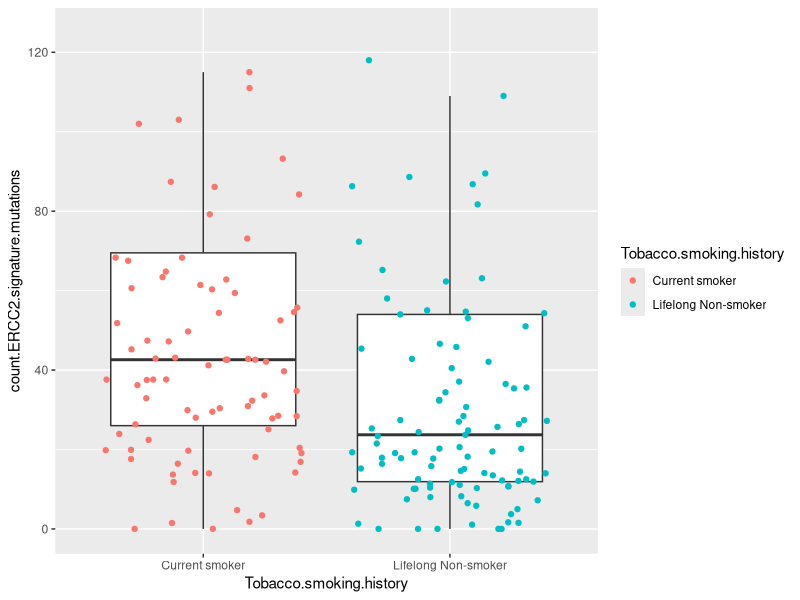
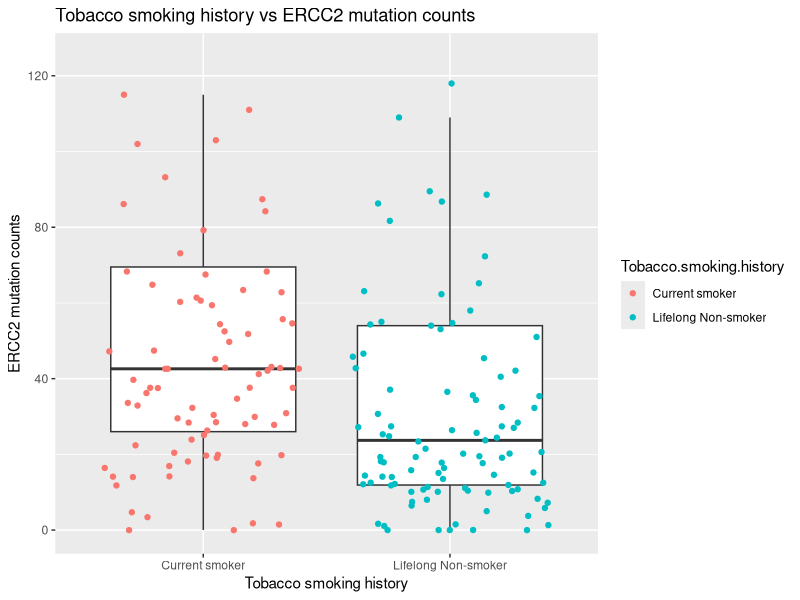
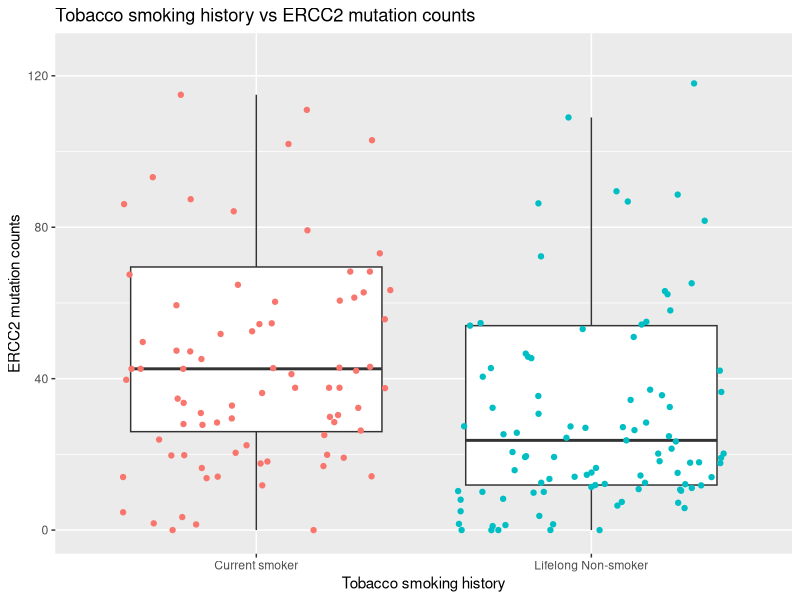
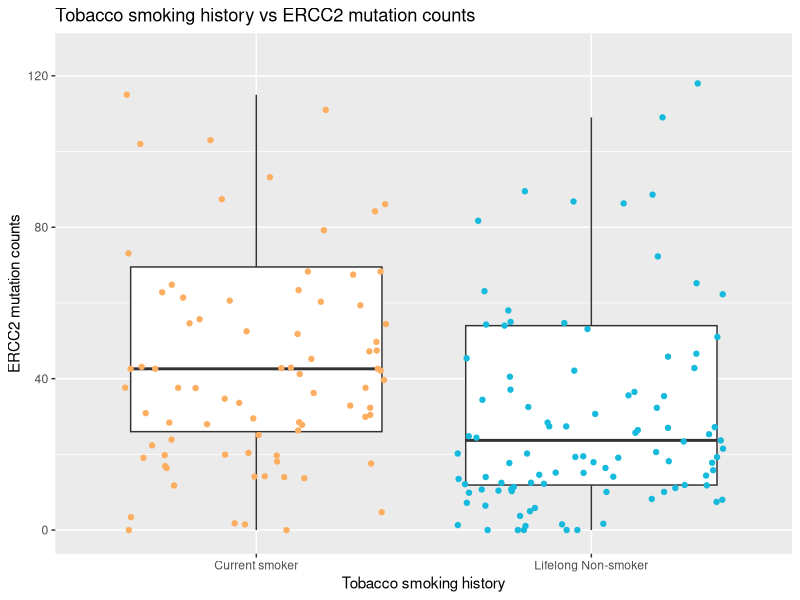
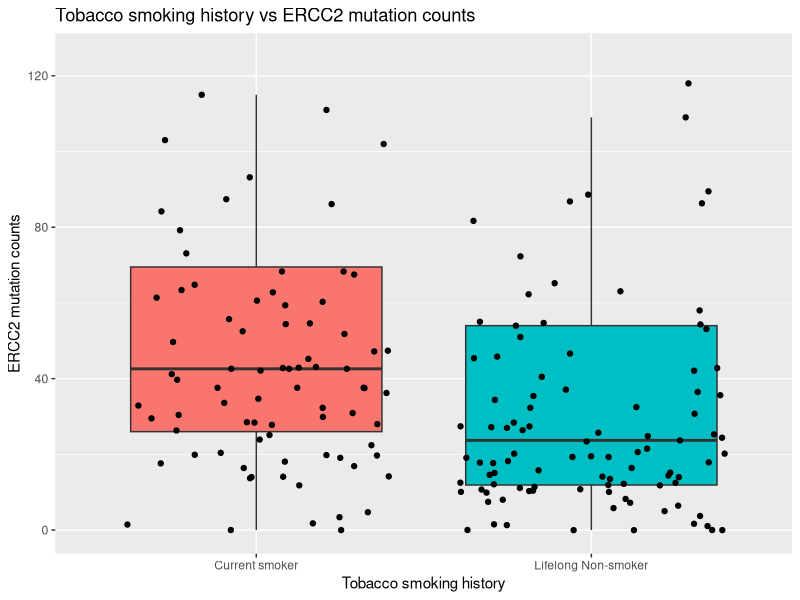
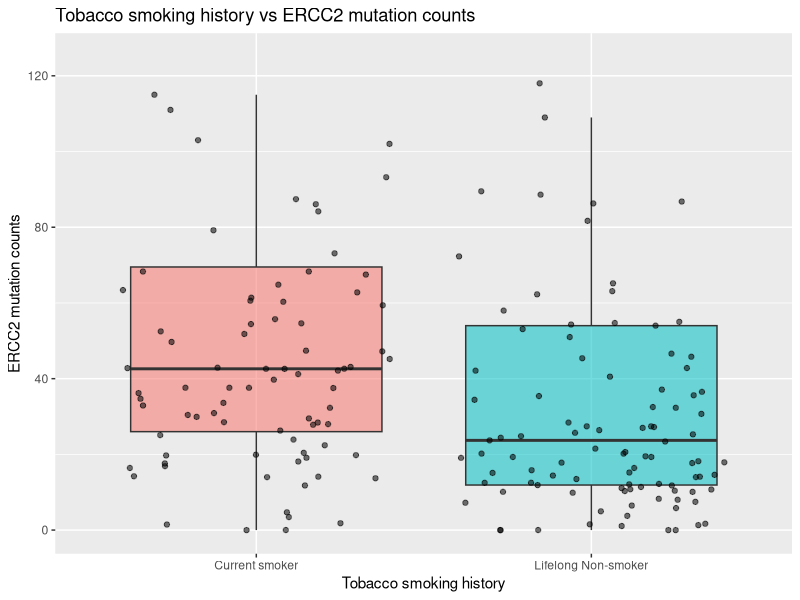
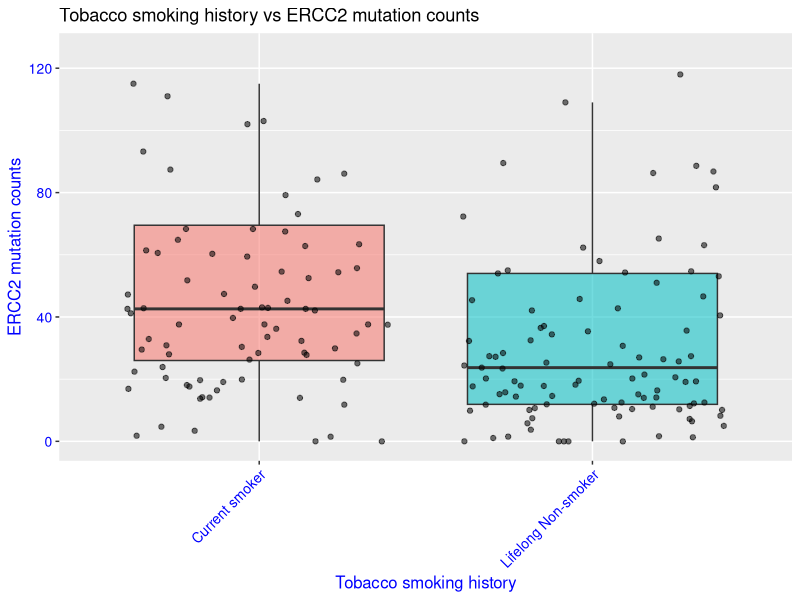
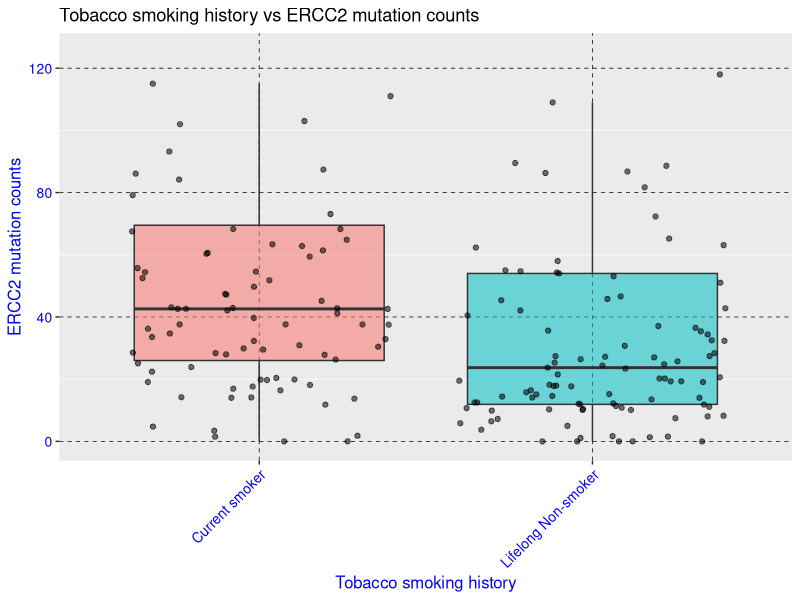

The R source for these figures, in order:
## ---- chunk 1
rm(list = ls())
## ---- chunk 2
library(tidyverse) 
library(palmerpenguins) 
penguins <- penguins
clinical <- read_csv("clinical.csv", show_col_types = FALSE)
## ---- chunk 3
barcode_TSH_ERCC2_count_data <- clinical %>% 
  select(barcode, Tobacco.smoking.history, count.ERCC2.signature.mutations) %>%
  filter(!is.na(count.ERCC2.signature.mutations)) %>% # remove NAs
  filter(Tobacco.smoking.history %in% c("Current smoker", "Lifelong Non-smoker")) # filter
## ---- chunk 4
ggplot(data = barcode_TSH_ERCC2_count_data) + 
  aes(x = Tobacco.smoking.history, y = count.ERCC2.signature.mutations) + 
  geom_boxplot(outlier.shape = NA) + coord_cartesian(ylim = c(0, 125)) +
  geom_jitter(aes(color=Tobacco.smoking.history))
## ---- chunk 5
ggplot(data = barcode_TSH_ERCC2_count_data) + 
  aes(x = Tobacco.smoking.history, y = count.ERCC2.signature.mutations) + 
  geom_boxplot(outlier.shape = NA) + coord_cartesian(ylim = c(0, 125)) +
  geom_jitter(aes(color=Tobacco.smoking.history)) + 
  ggtitle("Tobacco smoking history vs ERCC2 mutation counts") + 
  labs(y = "ERCC2 mutation counts", x = "Tobacco smoking history")
## ---- chunk 6
ggplot(data = barcode_TSH_ERCC2_count_data) + 
  aes(x = Tobacco.smoking.history, y = count.ERCC2.signature.mutations) + 
  geom_boxplot(outlier.shape = NA) + coord_cartesian(ylim = c(0, 125)) +
  geom_jitter(aes(color=Tobacco.smoking.history)) + 
  ggtitle("Tobacco smoking history vs ERCC2 mutation counts") + 
  labs(y = "ERCC2 mutation counts", x = "Tobacco smoking history") + 
  theme(legend.position = "none")

## ---- chunk 7
ggplot(data = barcode_TSH_ERCC2_count_data) + 
  aes(x = Tobacco.smoking.history, y = count.ERCC2.signature.mutations) + 
  geom_boxplot(outlier.shape = NA) + coord_cartesian(ylim = c(0, 125)) +
  geom_jitter(aes(color=Tobacco.smoking.history)) + 
  ggtitle("Tobacco smoking history vs ERCC2 mutation counts") + 
  labs(y = "ERCC2 mutation counts", x = "Tobacco smoking history") + 
  theme(legend.position = "none") + 
  scale_color_manual(values = c("#fdae61", "#15BADC"))


## ---- chunk 8
ggplot(data = barcode_TSH_ERCC2_count_data) + 
  aes(x = Tobacco.smoking.history, y = count.ERCC2.signature.mutations, fill = Tobacco.smoking.history) + 
  geom_boxplot(outlier.shape = NA) + coord_cartesian(ylim = c(0, 125)) +
  geom_jitter() + 
  ggtitle("Tobacco smoking history vs ERCC2 mutation counts") + 
  labs(y = "ERCC2 mutation counts", x = "Tobacco smoking history") + 
  theme(legend.position = "none") + 
  scale_color_manual(values = c("#fdae61", "#15BADC"))
## ---- chunk 9
ggplot(data = barcode_TSH_ERCC2_count_data) + 
  aes(x = Tobacco.smoking.history, y = count.ERCC2.signature.mutations, fill = Tobacco.smoking.history, alpha=0.2) + 
  geom_boxplot(outlier.shape = NA) + coord_cartesian(ylim = c(0, 125)) +
  geom_jitter() + 
  ggtitle("Tobacco smoking history vs ERCC2 mutation counts") + 
  labs(y = "ERCC2 mutation counts", x = "Tobacco smoking history") + 
  theme(legend.position = "none") + 
  scale_color_manual(values = c("#fdae61", "#15BADC"))
## ---- chunk 10
ggplot(data = barcode_TSH_ERCC2_count_data) + 
  aes(x = Tobacco.smoking.history, y = count.ERCC2.signature.mutations, fill = Tobacco.smoking.history, alpha=0.2) + 
  geom_boxplot(outlier.shape = NA) + coord_cartesian(ylim = c(0, 125)) +
  geom_jitter() + 
  ggtitle("Tobacco smoking history vs ERCC2 mutation counts") + 
  labs(y = "ERCC2 mutation counts", x = "Tobacco smoking history") + 
  theme(legend.position = "none") + 
  scale_color_manual(values = c("#fdae61", "#15BADC")) + 
   theme(axis.text.y = element_text(color = "blue", size = 10),
        axis.text.x = element_text(color = "blue", size = 10, angle = 45, hjust = 1),
        axis.title.y = element_text(color = "blue", size = 12),
        axis.title.x = element_text(color = "blue", size = 12))
## ---- chunk 11
ggplot(data = barcode_TSH_ERCC2_count_data) + 
  aes(x = Tobacco.smoking.history, y = count.ERCC2.signature.mutations, fill = Tobacco.smoking.history, alpha=0.2) + 
  geom_boxplot(outlier.shape = NA) + coord_cartesian(ylim = c(0, 125)) +
  geom_jitter() + 
  ggtitle("Tobacco smoking history vs ERCC2 mutation counts") + 
  labs(y = "ERCC2 mutation counts", x = "Tobacco smoking history") + 
  theme(legend.position = "none") + 
  scale_color_manual(values = c("#fdae61", "#15BADC")) + 
   theme(axis.text.y = element_text(color = "blue", size = 10),
        axis.text.x = element_text(color = "blue", size = 10, angle = 45, hjust = 1),
        axis.title.y = element_text(color = "blue", size = 12),
        axis.title.x = element_text(color = "blue", size = 12)) + 
  theme(panel.grid.major = element_line(color = "black", linetype="dashed", linewidth=0.25))
## ---- chunk 12
ggplot(data = clinical) + 
  aes(y = ajcc_pathologic_stage) + 
  geom_bar()
## ---- chunk 13
ggplot(data = clinical) + 
  aes(y = ajcc_pathologic_stage) + 
  geom_bar(width = 0.6, color = "red", fill = "orange")
## ---- chunk 14
ggplot(data = clinical) + 
  aes(y = ajcc_pathologic_stage, fill= tissue_or_organ_of_origin) + 
  geom_bar()
## ---- chunk 15
ggplot(data = clinical) + 
  aes(y = ajcc_pathologic_stage, fill= tissue_or_organ_of_origin) + 
  geom_bar(position="dodge")
## ---- chunk 16
ggplot(data = clinical) + 
  aes(x = height) + 
  geom_histogram(bins=20)
## ---- chunk 17
ggplot(data = clinical) + 
  aes(x = height) + 
  geom_histogram(bins=20, fill = "white", color="black")
## ---- chunk 18
ggplot(data = clinical) + 
  aes(x = height, fill = gender) + 
  geom_histogram(bins=20)
## ---- chunk 19
ggplot(data = clinical) + 
  aes(x = height, fill = gender, alpha=0.5) + 
  geom_histogram(bins=20, position="identity")
## ---- chunk 20
ggplot(data = clinical) + 
  aes(x = height, fill = gender) + 
  facet_wrap(~gender) + 
  geom_histogram(bins=20)
## ---- chunk 21

## ---- chunk 22

ggplot(data = clinical) + 
  aes(x = height, fill = gender) + 
  facet_wrap(mutation.in.TP53~gender, ncol=2, labeller = "label_both") +
  geom_histogram(bins=20)
## ---- chunk 23
ggplot(data = clinical) + 
  aes(x = height, fill = gender) + 
  facet_wrap(mutation.in.TP53~gender, ncol=2, labeller = "label_both") +
  geom_histogram(bins=20) + 
  geom_vline(data = clinical %>% 
                      group_by(mutation.in.TP53, gender) %>% 
                      mutate(mean_height = mean(height, na.rm = TRUE)), 
             aes(xintercept = mean_height), color="blue", linetype = "dashed")
## ---- chunk 24
ggplot(data = clinical) + 
  aes(x = height, y = bmi) +
  geom_point()
  
## ---- chunk 25
ggplot(data = clinical) + 
  aes(x = height, y = bmi) +
  geom_point() + 
  geom_smooth()
## ---- chunk 26
ggplot(data = clinical) + 
  aes(x = height, y = bmi, shape=gender, color=gender) +
  geom_point()
## ---- chunk 27
ggplot(data = barcode_TSH_ERCC2_count_data) + 
  aes(x = Tobacco.smoking.history, 
      y = count.ERCC2.signature.mutations,
      fill = Tobacco.smoking.history) + 
  geom_boxplot(outlier.shape = NA) + 
  coord_cartesian(ylim = c(0, 125)) +
  ggtitle("Number of ERCC2 mutations vs. Tobacco smoking history") + 
  labs(y = "Number of ERCC2 mutations", 
       x = "Tobacco smoking history") + 
  scale_fill_manual(values = c("#fdae61", "#C625A1"))

## ---- chunk 28
ggplot(data = barcode_TSH_ERCC2_count_data) + 
  aes(x = Tobacco.smoking.history, 
      y = count.ERCC2.signature.mutations,
      fill = Tobacco.smoking.history) + 
  geom_violin() + 
  coord_cartesian(ylim = c(0, 125)) +
  ggtitle("Number of ERCC2 mutations vs. Tobacco smoking history") + 
  labs(y = "Number of ERCC2 mutations", 
       x = "Tobacco smoking history") + 
  scale_fill_manual(values = c("#fdae61", "#C625A1"))

ggsave("violin_plot.png")
